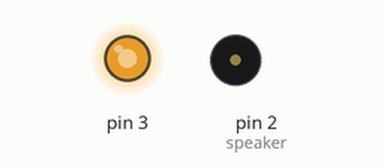
The sketch below on a simulated Arduino Uno, built with avr-gcc and run on an emulated ATmega328P. Parts: output pins drawn as LEDs (lit = HIGH), buzzer (waves = sounding, pin HIGH). What the sketch prints to the serial monitor is not drawn.

Above: at 0.46 s.
Timing chart, 0 to 40.0 s (numbered marks = the images above):
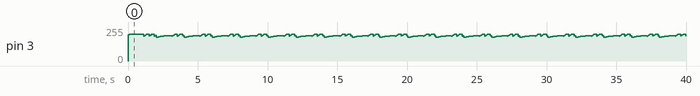

The sketch:

BioPhysicalET_ESp32s3BoardOnly.ino
```cpp
#include <math.h>
// Pin assignments for potentiometers
#define potPin_gNa 4
#define potPin_gK 5
#define potPin_gKCa 6
const int speaker = 2;
//#define joystick  1
//Spike Recorder
//#define USE_SPIKE_RECORDER - Used for an Older Model
#define DEVICE_NAME_CHAR 25
uint8_t		deviceName[DEVICE_NAME_CHAR] = {255, 255, 1, 1, 128, 255, 'H', 'W', 'T', ':', 'M', 'U', 'S', 'C', 'L', 'E', 'S', 'S', ';', 255, 255, 1, 1, 129, 255};
uint8_t outputFrameBuffer[4];
//Initial Values
double gNa = 100.0, gK = 120.0, gKCa = 2.0, gCa = 4.0, gL = 3.0, gH = 0.1;
double Iapp_t;
double ENa = 50.0, EK = -84.0, ECa = 120.0, EL = -60.0, EH = -20.0;
double Cm = 20.0;
double V1_m = 0.0, V2_m = 18.0, V1_h = -35.0, V2_h = 7.0;
double phi = 0.067, eps = 0.07, mu = 0.02, kCa = 0.0, Iapp = 0.0;
double dt = 0.2; // Time step (ms)
int time_steps = 100; // Number of simulation steps
double noise_std = 0.1;

// Initial states
double V = -60.0; // Membrane potential (mV)
double n = 0.0;   // Potassium activation variable
double h = 1.0;   // Sodium inactivation variable
double Ca = 0.0;  // Intracellular calcium concentration

int counter = 0;
static unsigned long lastTime = 0;
static bool applyCurrent = false;

unsigned int rng() {
  static unsigned int y = 0;
  y += micros(); // seeded with changing number
  y ^= y << 2; y ^= y >> 7; y ^= y << 7;
  return (y);
}
/*
#define TANH_TABLE_SIZE 256
#define TANH_MIN -3.0
#define TANH_MAX 3.0
#define TANH_STEP ((TANH_MAX - TANH_MIN) / (TANH_TABLE_SIZE - 1))

double tanhTable[TANH_TABLE_SIZE];

void initializeTanhTable() {
    for (int i = 0; i < TANH_TABLE_SIZE; i++) {
        double x = TANH_MIN + i * TANH_STEP;
        tanhTable[i] = tanh(x); // Use the standard `tanh` function during setup
    }
}
*/

void setup() {
  Serial.begin(115200); // Initialize serial communication
  pinMode(speaker, OUTPUT);
  //initializeTanhTable();
}
/*
double tanhCustom(double x) {
    if (x <= TANH_MIN) return -1.0; // Below range
    if (x >= TANH_MAX) return 1.0;  // Above range

    int index = (x - TANH_MIN) / TANH_STEP; // Map x to table index
    double fraction = (x - (TANH_MIN + index * TANH_STEP)) / TANH_STEP;

    // Linear interpolation between table[index] and table[index + 1]
    return tanhTable[index] + fraction * (tanhTable[index + 1] - tanhTable[index]);
}

*/
double tanhCustom(double x) { //Remez alg. approximation
    if (x < -3.0) return -1.0;
    else if (x > 3.0) return 1.0;
    else {
        double x2 = x * x;
        return x * (135135 + x2 * 17325) / (135135 + x2 * (62370 + x2 * 3150));
    }
}


void loop() {
  // Read potentiometer values, 350 max, 0 min,
  int gNa = 100;
  double gKCa = 2;
  int gK = 120;

  double minf = 0.5 * (1 + tanhCustom((V - V1_m) / V2_m)); // Sodium activation
    double hinf = 0.5 * (1 - tanhCustom((V - V1_h) / V2_h)); // Sodium inactivation

    double tau_h = 1.0; // Time constant for h
    double tau_n = 1.0; // Time constant for n

    // Update n and h
    double dn = phi * (minf - n) / tau_n * dt;
    n += dn;
    n = constrain(n, 0.0, 1.0); // Constrain n between 0 and 1

    double dh = phi * (hinf - h) / tau_h * dt;
    h += dh;
    h = constrain(h, 0.0, 1.0); // Constrain h between 0 and 1

    // Update calcium concentration
    double z = Ca / (Ca + 1.0);
    double IKCa = gKCa * z * (V - EK); // Calcium-activated potassium current

    // Calculate ionic currents
    double I_Na = gNa * minf * h * (ENa - V); // Sodium current
    double I_K = gK * n * (V - EK);           // Potassium current
    double I_Ca = gCa * minf * (V - ECa);     // Calcium current
    double I_L = gL * (V - EL);               // Leak current
    double I_H = gH * (EH - V);               // H current

    // Add random noise
    double noise = noise_std * ((double)rng() / RAND_MAX - 0.5);

#ifdef joystick
int y = analogRead(1);
int x = analogRead(7);
y = abs(y-2000);
x = abs(x-2000);
Iapp_t = map(x+y, 0, 4000, 0, 500);
#else
if (millis() - lastTime > 1000) { // Adjust interval as needed
    applyCurrent = !applyCurrent;
    lastTime = millis();
}


Iapp_t = applyCurrent ? 300 : 0;
#endif

    // Update membrane potential
    double dV = ((-I_L - I_K - I_Ca - IKCa + I_Na + I_H + Iapp_t) / Cm) * dt + noise;
    V += dV;
    V = constrain(V, -100.0, 150.0); // Constrain voltage to a reasonable range

    // Update calcium concentration
    double dCa = eps * (-mu * I_Ca - kCa * Ca) * dt;
    Ca += dCa;
    Ca = max(Ca, 0.0); // Calcium concentration can't be negative


    // Print voltage to serial (for plotting)


  //Serial Studio Outputs
  Serial.print("/* ");
  Serial.print(V);
  Serial.print(", ");
  Serial.print(gNa);
  Serial.print(", ");
  Serial.print(gK);
  Serial.print(", ");
  Serial.print(gKCa);
  Serial.println(" */");
analogWrite(3, V);

}
```
